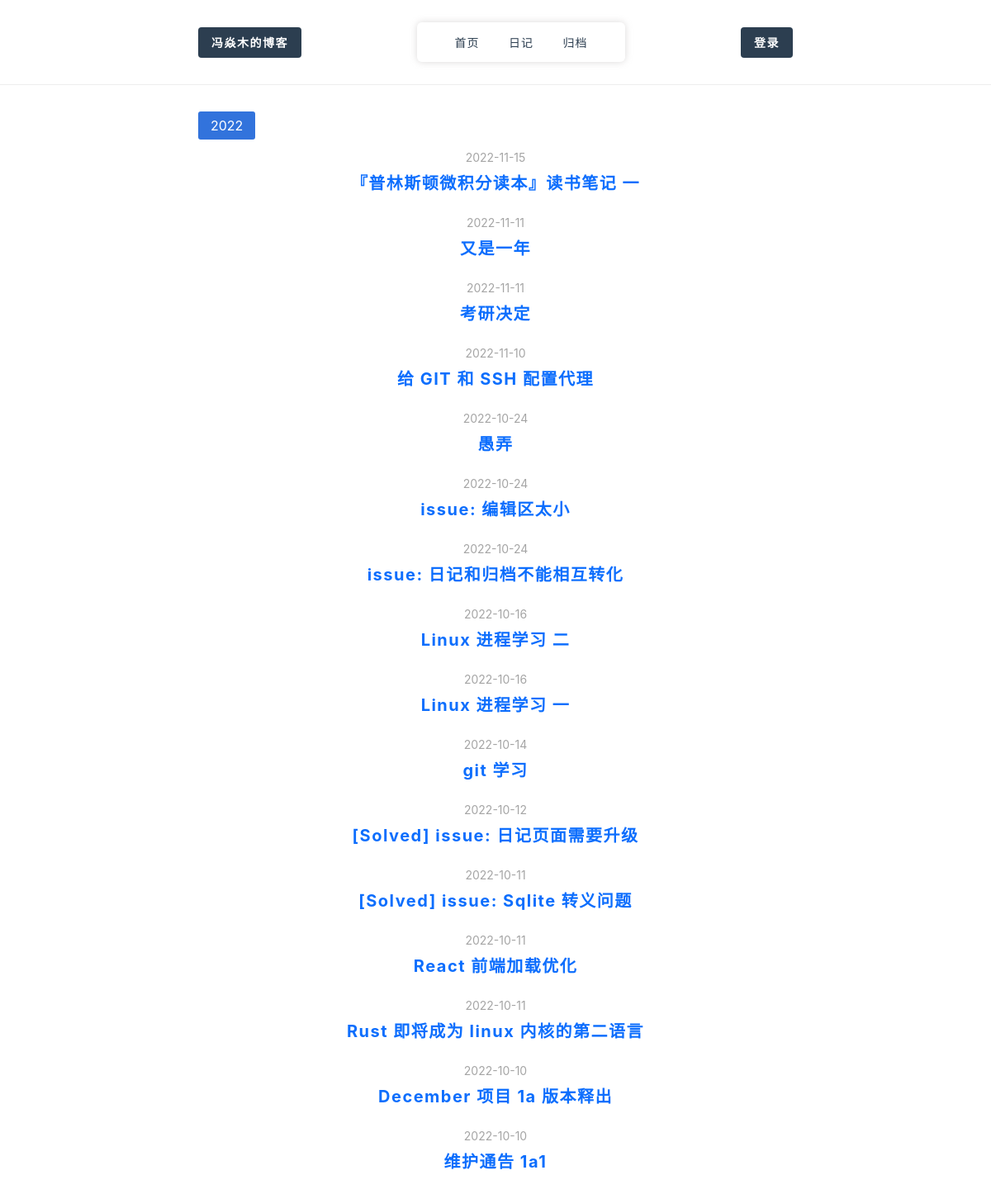
The page /archive/date on the database its author committed.
### tables this page shows
CREATE TABLE POST(pid         CHAR(50)  PRIMARY KEY       NOT NULL,title       CHAR(100)                   NOT NULL,content     TEXT                        NOT NULL,tags        TEXT                        NOT NULL,author      CHAR(100)                   NOT NULL,create_date CHAR(50)                    NOT NULL,views       INT                         NOT NULL,visible     INT                         NOT NULL,is_top      INT                         NOT NULL);

### core/views/index.py (the view, shortened to what this page needs)
@bp.route("/archive/<path:order_by>")
def archive(order_by="date"):
    archive_list = list()
    if "date" in order_by :
        for year in range(int(time.strftime("%Y", time.localtime())),2019, -1):
            posts = select_table(
                col=['title','create_date'],
                modle=PostModle(),
                condition="tags!='日记' and tags!='通告' and create_date like '{}%'".format(str(year)),
                order_by="create_date desc,pid desc"
            )
            if len(posts) != 0:
                archive_list.append({
                    "year":year,
                    "data":posts
                })
    return render_template("archive.html",archive_list=archive_list)

### core/lib/Config/__init__.py (called while the page is built)
def get_config(config_file=None):
    if config_file is None:
        config_file="config.json"
    with open(config_file, "r", encoding="utf-8") as f:
        config_data = json.load(f)
    return config_data

### core/lib/Db/Db.py (called while the page is built)
def get_db(config_file=None):
    config = get_config(config_file)
    conn = sqlite3.connect(config['db_name'] + ".db")
    return conn

### core/templates/archive.html (shortened to what this page needs)
{% extends 'main.html' %}
{% block main %}
  <div class="ArchiveView">
    {% for item in archive_list %}
    <div class="block">
      <div class="header">
        <a href="#">{{item['year']}}</a>
      </div>
      {% for j in item['data'] %}
      <div class="content">
        <ul>
          <a href=""><span>{{j['create_date']}}</span><div>{{j['title']}}</div></a>
        </ul>
      </div>
      {% endfor%}
    </div>
    {% endfor%}
  </div>
{% endblock %}

### core/static/js/katex/katex.css (style rules this page uses)
body { counter-reset: katexEqnNo mmlEqnNo; }

### core/static/css/main.css (style rules this page uses)
body { margin: 0; font-family: -apple-system, BlinkMacSystemFont, "Segoe UI", "Roboto", "Oxygen", "Ubuntu", "Cantarell", "Fira Sans", "Droid Sans", "Helvetica Neue", sans-serif; -webkit-font-smoothing: antialiased; -moz-osx-font-smoothing: grayscale; }
.ArchiveView { width: 60%; margin-bottom: 5em; }
.ArchiveView .header { margin-bottom: 1em; }
.ArchiveView .header a { background-color: #3273dc; color: #fff; padding: 7px 15px; border-radius: 3px; font-size: 16px; text-decoration: none; }
.ArchiveView .content ul { list-style: none; margin: 0; padding: 0; }
.ArchiveView .content ul a { display: flex; text-decoration: none; justify-content: center; flex-direction: column; align-items: center; margin-bottom: 1em; text-decoration: none; }
.ArchiveView .content ul a span { color: rgba(122, 122, 122, 0.6784313725); font-size: 14px; }
.ArchiveView .content ul a div { font-size: 20px; padding: 0.3em 0; font-weight: bold; letter-spacing: 1.5px; }

### rows shown on the page
POST: create_date "2022-11-15", title "『普林斯顿微积分读本』读书笔记 一"
POST: create_date "2022-11-11", title "又是一年"
POST: create_date "2022-11-11", title "考研决定"
POST: create_date "2022-11-10", title "给 GIT 和 SSH 配置代理"
POST: create_date "2022-10-24", title "愚弄"
POST: create_date "2022-10-24", title "issue: 编辑区太小"
POST: create_date "2022-10-24", title "issue: 日记和归档不能相互转化"
POST: create_date "2022-10-16", title "Linux 进程学习 二"
POST: create_date "2022-10-16", title "Linux 进程学习 一"
POST: create_date "2022-10-14", title "git 学习"
POST: create_date "2022-10-12", title "[Solved] issue: 日记页面需要升级"
POST: create_date "2022-10-11", title "[Solved] issue: Sqlite 转义问题"
POST: create_date "2022-10-11", title "React 前端加载优化"
POST: create_date "2022-10-11", title "Rust 即将成为 linux 内核的第二语言"
POST: create_date "2022-10-10", title "December 项目 1a 版本释出"
POST: create_date "2022-10-10", title "维护通告 1a1"

### other values the page prints
{{ item['year'] }} "2022"
